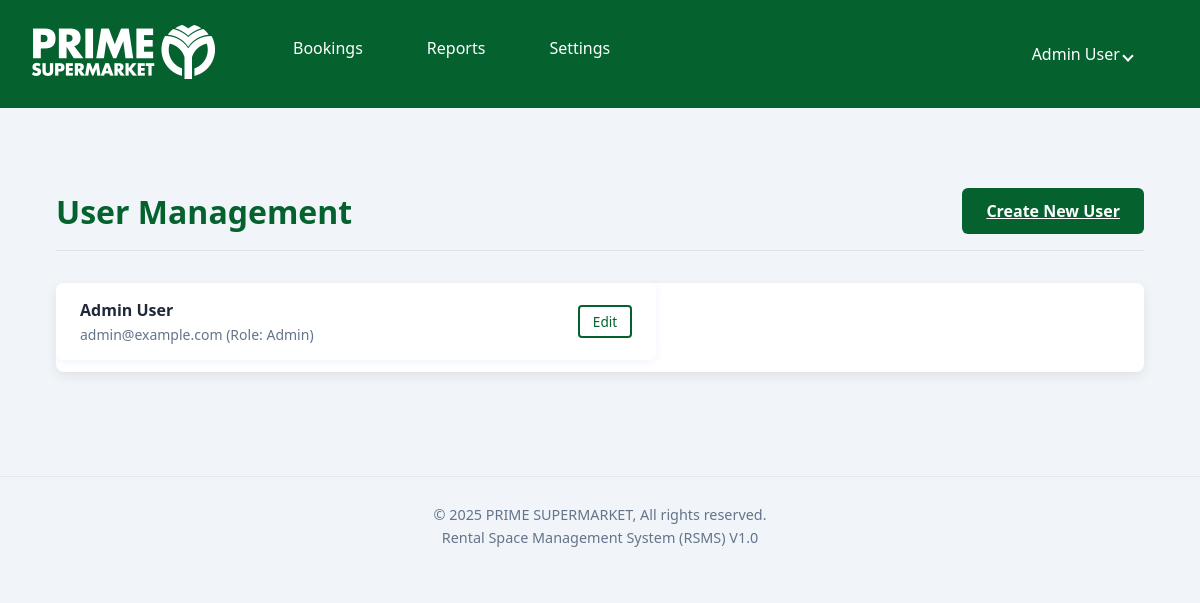
/settings/users (signed in), run on the app's committed database.
### app.py (models this page shows, shortened)
class User(db.Model, UserMixin):
    id = db.Column(db.Integer, primary_key=True)
    full_name = db.Column(db.String(128), nullable=False)
    email = db.Column(db.String(128), unique=True, nullable=False)
    password_hash = db.Column(db.String(256), nullable=False)
    role = db.Column(db.String(20), nullable=False, default='user')
    locations = db.relationship(
        'Location', secondary=user_location_association, backref='users', lazy='subquery')

### app.py (the view)
@app.route('/settings/users')
@login_required
@admin_required
def list_users():
    users = User.query.order_by(User.full_name).all()
    return render_template('user_list.html', users=users)

### app.py (called while the page is built)
@login_manager.user_loader
def load_user(user_id):
    return User.query.get(int(user_id))

def admin_required(f):
    @wraps(f)
    def decorated_function(*args, **kwargs):
        if not current_user.is_authenticated or current_user.role != 'admin':
            flash("You do not have permission to access this page.", "error")
            return redirect(url_for('dashboard'))
        return f(*args, **kwargs)
    return decorated_function

@app.before_request
def create_initial_admin():
    if not app.config.get('ADMIN_CREATED'):
        with app.app_context():
            if not User.query.filter_by(email='admin@example.com').first():
                print("Admin user not found. Creating one...")
                admin_user = User(
                    full_name='Admin User',
                    email='admin@example.com',
                    role='admin'
                )
                admin_user.set_password('changethispassword')
                all_locations = Location.query.all()
                admin_user.locations = all_locations
                db.session.add(admin_user)
                db.session.commit()
                print("Admin user created successfully.")
            else:
                print("Admin user already exists.")
        app.config['ADMIN_CREATED'] = True

### templates/user_list.html (shortened to what this page needs)
{% extends "layout.html" %}
{% block content %}
<div class="management-container">
    <div class="header-with-action">
        <h1>User Management</h1>
        <a href="{{ url_for('create_user') }}" class="button-primary">Create New User</a>
    </div>
    <div class="management-card">
        <ul class="item-list">
            {% for user in users %}
            <li class="item-list-row">
                <div class="item-details">
                    <span class="item-name">{{ user.full_name }}</span>
                    <span class="item-subtext">{{ user.email }} (Role: {{ user.role|capitalize }})</span>
                </div>
                <a href="{{ url_for('edit_user', user_id=user.id) }}" class="button-secondary button-small">Edit</a>
            </li>
            {% else %}
            <li class="item-list-empty">
                <p>No users have been created yet.</p>
            </li>
            {% endfor %}
        </ul>
    </div>
</div>
{% endblock %}

### templates/layout.html (shortened to what this page needs)
<!doctype html>
<html lang="en">
<head>
    <link rel="stylesheet" href="{{ url_for('static', filename='style.css') }}">
</head>
<body>
    <nav class="navbar">
        <a href="{{ url_for('dashboard') }}" class="navbar-logo">
            <img src="{{ url_for('static', filename='images/logo.png') }}" alt="Your Company Logo">
        </a>
        <ul>
            {% if current_user.is_authenticated %}
            <li class="dropdown">
                <a href="javascript:void(0)" class="dropbtn">Bookings</a>
            </li>
            <li class="dropdown">
                <a href="javascript:void(0)" class="dropbtn">Reports</a>
            </li>
            {% endif %}
            {% if current_user.is_authenticated and current_user.role == 'admin' %}
            <li class="dropdown">
                <a href="javascript:void(0)" class="dropbtn">Settings</a>
            </li>
            {% endif %}
        </ul>
        {% if current_user.is_authenticated %}
        <div class="navbar-right">
            <div class="dropdown">
                <a href="javascript:void(0)" class="dropbtn user-menu">
                    {{ current_user.full_name }} <i class="arrow down"></i>
                </a>
            </div>
        </div>
        {% endif %}
    </nav>
    <main>
        {% block content %}{% endblock %}
    </main>
    <footer>
        <p>© 2025 PRIME SUPERMARKET, All rights reserved.</p>
        <p>Rental Space Management System (RSMS) V1.0</p>
    </footer>
</body>
</html>

### static/style.css (style rules this page uses)
body { background: #f4f6fa; color: #222; font-family: 'Segoe UI', Arial, sans-serif; margin: 0; padding: 0; }
nav { background: #05622f; padding: 16px 24px; margin-bottom: 32px; display: flex; align-items: center; }
nav a { color: #FFF; text-decoration: none; margin-right: 24px; font-weight: 500; transition: color 0.2s; }
h1, h2 { color: #05622f; }
ul { background: #fff; padding: 24px; border-radius: 8px; box-shadow: 0 2px 8px rgba(37, 99, 235, 0.07); max-width: 600px; margin: 24px 0; }
li { margin-bottom: 12px; color: #374151; }
.navbar ul { display: flex; list-style-type: none; margin: 0; padding: 0 16px; background: none; box-shadow: none; max-width: none; }
.navbar .dropdown { position: relative; position: relative; display: inline-block; }
.navbar .dropbtn { display: block; color: #FFF; text-decoration: none; padding: 5px 20px; font-weight: 500; transition: background-color 0.2s; cursor: pointer; white-space: nowrap; }
main { padding: 16px 24px 24px; }
footer { text-align: center; margin-top: 48px; padding: 24px 0; border-top: 1px solid #e2e8f0; color: #64748b; font-size: 0.9em; }
footer p { margin: 4px 0; }
.header-with-action { display: flex; justify-content: space-between; align-items: center; margin-bottom: 1rem; }
.management-card { background: #fff; padding: 24px; margin-bottom: 24px; border-radius: 8px; box-shadow: 0 2px 8px rgba(37, 99, 235, 0.07); }
.navbar ul { margin-left: 0; }
body { background-color: #f1f5f9; }
.button-primary { padding: 12px 24px; font-size: 1em; font-weight: 600; background-color: #05622f; color: white; border: none; border-radius: 6px; cursor: pointer; transition: background-color 0.2s; }
.management-container { max-width: 900px; margin: 2rem auto; }
.header-with-action { display: flex; justify-content: space-between; align-items: center; margin-bottom: 1.5rem; }
.header-with-action h1 { margin: 0; }
.management-card { background: #fff; border-radius: 12px; box-shadow: 0 4px 12px rgba(0, 0, 0, 0.05); overflow: hidden; }
.item-list { list-style: none; padding: 0; margin: 0; }
.item-list-row { display: flex; justify-content: space-between; align-items: center; padding: 1rem 1.5rem; border-bottom: 1px solid #e2e8f0; }
.item-list-row:last-child { border-bottom: none; }
.item-details { display: flex; flex-direction: column; }
.item-name { font-weight: 600; color: #1e293b; }
.item-subtext { color: #64748b; font-size: 0.875em; margin-top: 0.25rem; }
.button-secondary { background-color: transparent; color: #05622f; border: 2px solid #05622f; display: inline-block; padding: 0.75rem 1.5rem; border-radius: 4px; font-size: 1rem; font-weight: 500; text-align: center; cursor: pointer; transition: all 0.2s ease-in-out; text-decoration: none; }
.button-small { padding: 0.3rem 0.8rem !important; font-size: 0.85rem !important; }
.management-container { max-width: 1200px; margin: 2rem auto; padding: 0 2rem; }
.header-with-action { display: flex; justify-content: space-between; align-items: center; margin-bottom: 2rem; border-bottom: 1px solid #dee2e6; padding-bottom: 1rem; }
.management-card { background: white; padding: 0; border-radius: 8px; box-shadow: 0 4px 12px rgba(0, 0, 0, 0.08); overflow: hidden; }

### templates/layout.html (style rules this page uses)
.navbar ul { margin-left: 0; }
.navbar-right { margin-left: auto; }
.user-menu { display: flex; align-items: center; gap: 0.5rem; }
.arrow { border: solid white; border-width: 0 2px 2px 0; display: inline-block; padding: 3px; transform: rotate(45deg); }

### data on the page
User: full_name "Admin User", email "admin@example.com", role "Admin"
